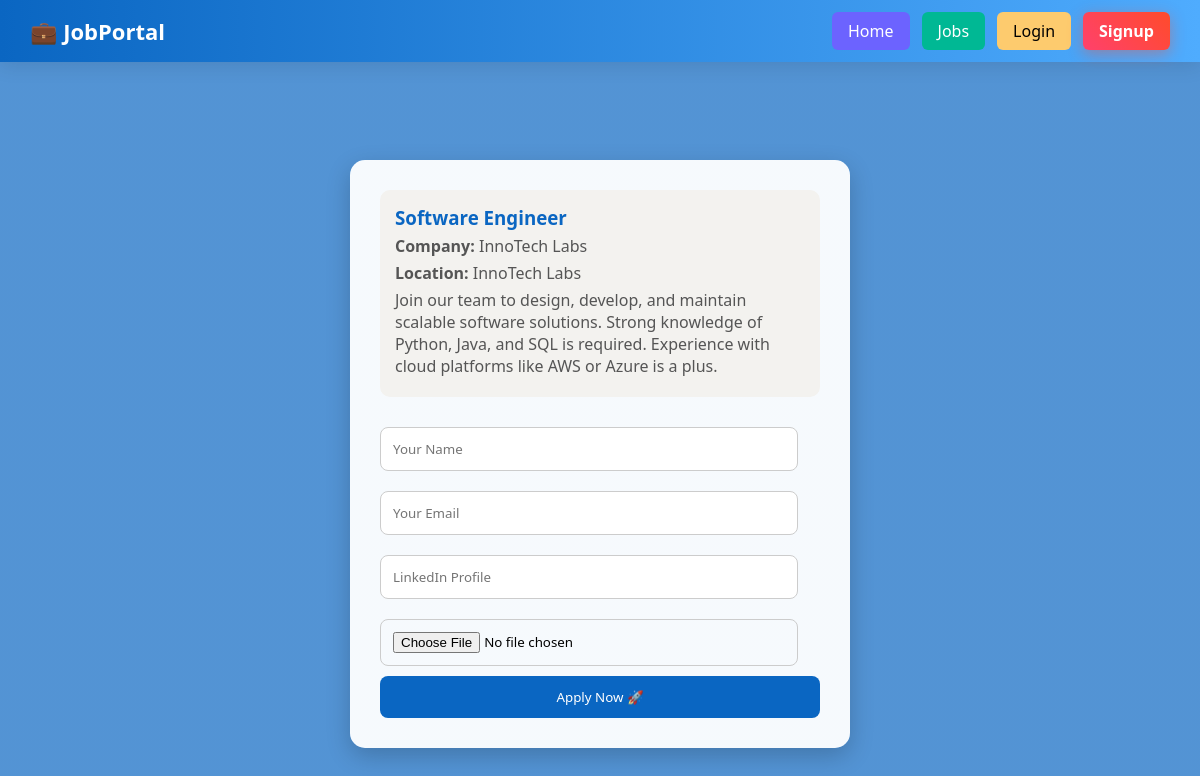
Screenshot of /apply/4/ with the database file from the repository.
### jobs/models.py (models this page shows, shortened)
class Job(models.Model):
    title = models.CharField(max_length=200)
    description = models.TextField()
    company = models.CharField(max_length=200)
    location = models.CharField(max_length=100)
    posted_by = models.ForeignKey(User, on_delete=models.CASCADE)

### jobs/views.py (the view, shortened to what this page needs)
# urls.py: path('apply/<int:job_id>/', views.apply_job),
def apply_job(request, job_id):
    job = get_object_or_404(Job, id=job_id)
    return render(request, 'apply.html', {'job': job})

### templates/apply.html (shortened to what this page needs)
{% extends 'base.html' %} {% block content %}
<div class="apply-container">
  <div class="job-info">
    <h3>{{ job.title }}</h3>
    <p><strong>Company:</strong> {{ job.company }}</p>
    <p><strong>Location:</strong> {{ job.location }}</p>
    <p>{{ job.description }}</p>
  </div>
  <form method="POST" enctype="multipart/form-data">
    <input type="text" name="name" placeholder="Your Name" required />
    <input type="email" name="email" placeholder="Your Email" required />
    <input type="text" name="linkedin" placeholder="LinkedIn Profile" />
    <input type="file" name="resume" required />
    <button type="submit">Apply Now 🚀</button>
  </form>
</div>
{% endblock %}

### templates/base.html (style rules this page uses)
* { margin: 0; padding: 0; box-sizing: border-box; font-family: "Segoe UI", Arial, sans-serif; }
body { background: linear-gradient(120deg, #eef2f7, #ffffff); overflow-x: hidden; }

### templates/apply.html (style rules this page uses)
body { background: linear-gradient(rgba(10, 102, 194, 0.7), rgba(10, 102, 194, 0.7)), url("https://images.unsplash.com/photo-1521737604893-d14cc237f11d"); background-size: cover; background-position: center; }
.apply-container { max-width: 500px; margin: 60px auto; background: rgba(255, 255, 255, 0.95); padding: 30px; border-radius: 15px; box-shadow: 0 8px 25px rgba(0, 0, 0, 0.2); animation: fadeIn 1s ease-in-out; }
.job-info { text-align: left; margin-bottom: 20px; padding: 15px; background: #f3f2ef; border-radius: 10px; }
.job-info h3 { margin: 0; color: #0a66c2; }
.job-info p { margin: 5px 0; color: #555; }
.apply-container input { width: 95%; padding: 12px; margin: 10px 0; border-radius: 8px; border: 1px solid #ccc; }
.apply-container button { width: 100%; padding: 12px; background: #0a66c2; color: white; border: none; border-radius: 8px; cursor: pointer; }

### rows the page displays
Job: title "Software Engineer", company "InnoTech Labs", location "InnoTech Labs", description "Join our team to design, develop, and maintain scalable software solutions. Strong knowledge of Python, Java, and SQL is required. Experience with cloud platforms like AWS or Azure is a plus."
